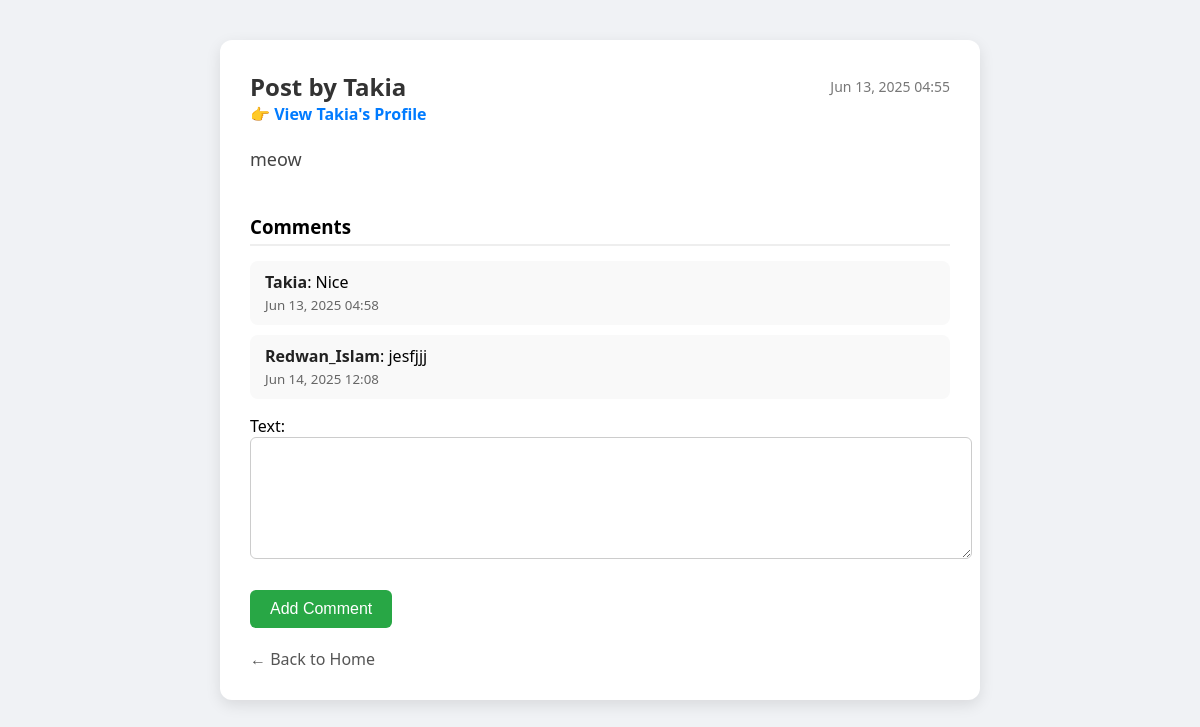
Page /post/2/ (signed in) on the committed database.
### core/models.py (models this page shows, shortened)
class Post(models.Model):
    author = models.ForeignKey(User, on_delete=models.CASCADE, related_name='posts')
    content = models.TextField()
    image = models.ImageField(upload_to='post_images/', blank=True, null=True)
    created_at = models.DateTimeField(auto_now_add=True)
    likes = models.ManyToManyField(
        User,
        related_name='liked_posts',
        blank=True,
        through='Like'  # Using through model to track additional like data
    )
    class Meta:
        ordering = ['-created_at']
        verbose_name = 'Post'
        verbose_name_plural = 'Posts'

class Comment(models.Model):
    post = models.ForeignKey(Post, on_delete=models.CASCADE, related_name='comments')
    author = models.ForeignKey(User, on_delete=models.CASCADE, related_name='comments')
    text = models.TextField()
    created_at = models.DateTimeField(auto_now_add=True)
    class Meta:
        ordering = ['created_at']

### core/views.py (the view)
# urls.py: path('post/<int:post_id>/', views.post_detail, name='post_detail'),
@login_required
def post_detail(request, post_id):
    post = get_object_or_404(Post, id=post_id)
    comments = post.comments.all()
    if request.method == 'POST':
        form = CommentForm(request.POST)
        if form.is_valid():
            comment = form.save(commit=False)
            comment.author = request.user
            comment.post = post
            comment.save()
            return redirect('post_detail', post_id=post.id)
    else:
        form = CommentForm()
    return render(request, 'core/post_detail.html', {
        'post': post,
        'comments': comments,
        'form': form,
    })

### core/forms.py
class CommentForm(forms.ModelForm):
    class Meta:
        model = Comment
        fields = ['text']

### core/templates/core/post_detail.html (shortened to what this page needs)
<!DOCTYPE html>
<html lang="en">
<head>
</head>
<body>
    <div class="container">
        <div class="post-header">
            <h2>Post by {{ post.author.username }}</h2>
            <div class="post-date">{{ post.created_at|date:"M d, Y H:i" }}</div>
        </div>
        <a class="profile-link" href="{% url 'view_profile' post.author.username %}">
            👉 View {{ post.author.username }}'s Profile
        </a>
        <div class="post-content">
            {{ post.content }}
        </div>
        <div class="comments-section">
            <h3>Comments</h3>
            {% for comment in comments %}
                <div class="comment">
                    <strong>{{ comment.author.username }}</strong>: {{ comment.text }}<br>
                    <small>{{ comment.created_at|date:"M d, Y H:i" }}</small>
                </div>
            {% empty %}
                <p>No comments yet.</p>
            {% endfor %}
        </div>
        <form method="POST">
            {{ form.as_p }}
            <button type="submit">Add Comment</button>
        </form>
        <a class="back-link" href="{% url 'home' %}">← Back to Home</a>
    </div>
</body>
</html>

### core/templates/core/post_detail.html (style rules this page uses)
body { font-family: 'Segoe UI', sans-serif; background-color: #f0f2f5; margin: 0; padding: 0; }
.container { max-width: 700px; margin: 40px auto; background-color: #fff; padding: 30px; border-radius: 12px; box-shadow: 0 5px 15px rgba(0, 0, 0, 0.1); }
.post-header { display: flex; align-items: center; justify-content: space-between; }
.post-header h2 { margin: 0; font-size: 24px; color: #333; }
.post-date { font-size: 14px; color: #777; }
.post-content { margin: 20px 0; font-size: 18px; color: #444; line-height: 1.6; }
.profile-link { display: block; margin-bottom: 20px; color: #007bff; text-decoration: none; font-weight: bold; }
.comments-section { margin-top: 40px; }
.comments-section h3 { margin-bottom: 15px; border-bottom: 2px solid #eee; padding-bottom: 5px; }
.comment { padding: 10px 15px; background-color: #f9f9f9; border-radius: 8px; margin-bottom: 10px; }
.comment strong { color: #222; }
.comment small { color: #666; }
form textarea { width: 100%; height: 100px; font-size: 16px; padding: 10px; border-radius: 6px; border: 1px solid #ccc; resize: vertical; }
form button { margin-top: 10px; padding: 10px 20px; font-size: 16px; background-color: #28a745; color: white; border: none; border-radius: 6px; cursor: pointer; }
.back-link { display: inline-block; margin-top: 20px; color: #555; text-decoration: none; }

### rows in the picture
Post: author.username "Takia", created_at "Jun 13, 2025 04:55", content "meow"
Comment: author.username "Takia", text "Nice", created_at "Jun 13, 2025 04:58"
Comment: author.username "Redwan_Islam", text "jesfjjj", created_at "Jun 14, 2025 12:08"
